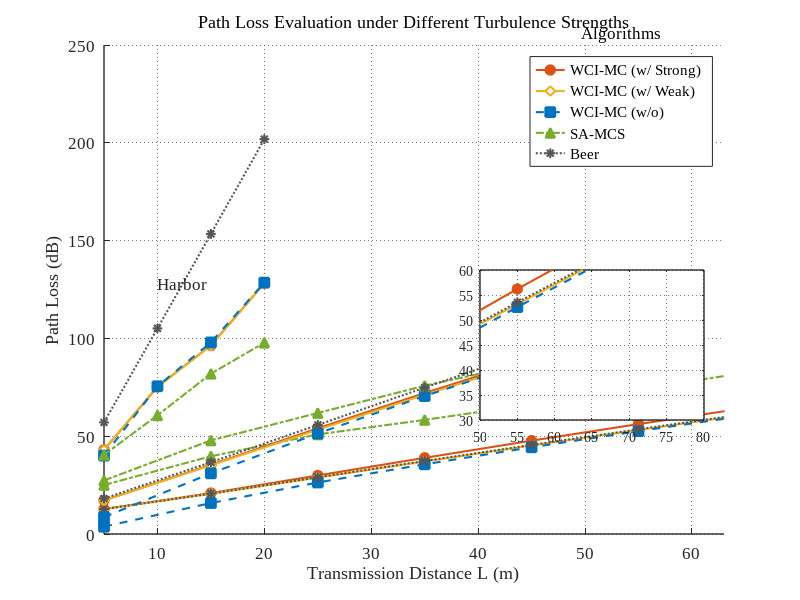
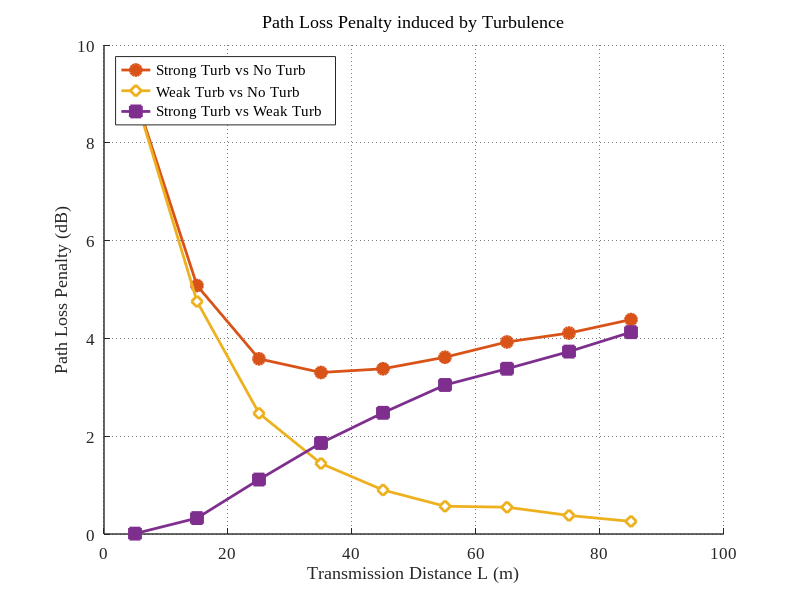
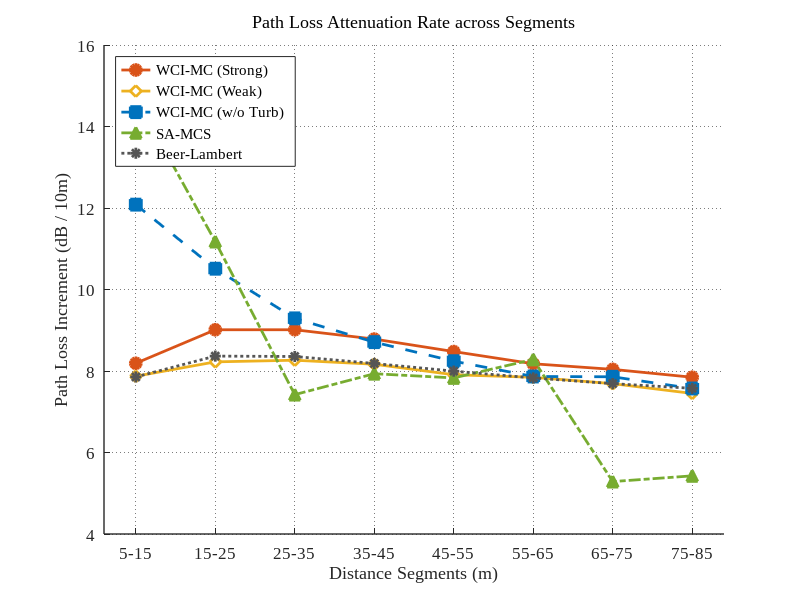

These figures' MATLAB source, in order:
%% Exp2: Plotting Macroscopic Channel Characteristics (Updated with WCI-MC None & SA-MCS)
clc; clear; close all;
        
try
    d_WCI  = load('data_exp2_WCIMC.mat');
    d_None = load('data_exp2_WCIMC_None.mat'); % 替换为无湍流基准数据
    d_MCS  = load('data_exp2_MCS.mat');
catch
    error('未能找到数据文件，请确保先运行 WCIMC, WCIMC_None 及 MCS 仿真脚本。');
end

dist_cell = d_WCI.dist_cell;
num_W = length(dist_cell);

coef_c_arr = [0.1514, 0.398, 2.190]; 
w0 = 0.02;                          
theta_half_div = 0.1 * pi / 180 / 2; 
Rx_Aperture = 0.01;                  
r_rx = Rx_Aperture / 2;              

c_Strong = '#D95319'; 
c_Weak   = '#EDB120'; 
c_NoTurb = '#0072BD'; 
c_MCS    = '#77AC30'; 
c_Beer   = '#555555'; 

short_wt_names = {'Clear', 'Coastal', 'Harbor'}; 

figure('Name', 'Path Loss vs Distance', 'Color', 'w', 'Position', [100, 100, 640, 480]);
hold on;

h_leg = []; 

for w = 1:num_W
    dist_axis = dist_cell{w};
    c_val = coef_c_arr(w);
    wt_name = short_wt_names{w};
    
    % W_geo = w0 + dist_axis .* tan(theta_half_div);
    W_geo = sqrt(w0^2 + (dist_axis .* tan(theta_half_div)).^2);
    geom_loss = 1 - exp(-2 .* (r_rx.^2) ./ (W_geo.^2));
    PL_Beer = -10 * log10(max(exp(-c_val .* dist_axis) .* geom_loss, 1e-300));
    
    h1 = plot(dist_axis, -d_WCI.PL_Cell_WCI_Strong{w}, '-', 'Color', c_Strong, ...
                   'Marker', 'o', 'LineWidth', 1.5, 'MarkerSize', 7, 'MarkerFaceColor', c_Strong);
    h2 = plot(dist_axis, -d_WCI.PL_Cell_WCI_Weak{w}, '-', 'Color', c_Weak, ...
                   'Marker', 'd', 'LineWidth', 1.5, 'MarkerSize', 7, 'MarkerFaceColor', 'w');
    % 替换为无湍流数据的调用
    h3 = plot(dist_axis, -d_None.PL_Cell_WCI_None{w}, '--', 'Color', c_NoTurb, ...
                   'Marker', 's', 'LineWidth', 1.5, 'MarkerSize', 7, 'MarkerFaceColor', c_NoTurb);
    h4 = plot(dist_axis, -d_MCS.PL_Cell_MCS{w}, '-.', 'Color', c_MCS, ...
                   'Marker', '^', 'LineWidth', 1.5, 'MarkerSize', 7, 'MarkerFaceColor', c_MCS);
    h5 = plot(dist_axis, PL_Beer, ':', 'Color', c_Beer, ...
                   'Marker', '*', 'LineWidth', 1.5, 'MarkerSize', 7, 'MarkerFaceColor', c_Beer);
    
    if w == 1
        h_leg = [h1, h2, h3, h4, h5];
    end
    
    x_end = dist_axis(end);
    y_end = -d_WCI.PL_Cell_WCI_Strong{w}(end);
    text(x_end - 10, y_end, wt_name, 'FontSize', 12, 'FontWeight', 'normal', ...
         'Color', '#222222', 'HorizontalAlignment', 'left', 'FontName', 'Times New Roman');
end

grid on; set(gca, 'GridLineStyle', ':', 'GridAlpha', 0.6);
xlabel('Transmission Distance L (m)', 'FontSize', 14, 'FontWeight', 'normal', 'FontName', 'Times New Roman');
ylabel('Path Loss (dB)', 'FontSize', 14, 'FontWeight', 'normal', 'FontName', 'Times New Roman');
title('Path Loss Evaluation under Different Turbulence Strengths', 'FontSize', 14, 'FontWeight', 'normal', 'FontName', 'Times New Roman');
xlim([5, 63]); 
% 更新图例名称 MCS -> SA-MCS
leg_labels = {'WCI-MC (w/ Strong)', 'WCI-MC (w/ Weak)', 'WCI-MC (w/o)', 'SA-MCS', 'Beer'};
lgd = legend(h_leg, leg_labels, 'Location', 'northeast', 'FontSize', 12, 'FontName', 'Times New Roman');
title(lgd, 'Algorithms', 'FontWeight', 'normal', 'FontName', 'Times New Roman');
set(gca, 'FontSize', 12, 'LineWidth', 1, 'FontName', 'Times New Roman');

%%
% =========================================================
% 附加：为纯净海水 (Clear) 绘制局部放大图 (Inset Plot)
% =========================================================
x_zoom = [50, 80];   
y_zoom = [30, 60]; 

ax_inset = axes('Position', [0.6, 0.30, 0.28, 0.25]); 
hold(ax_inset, 'on');
box(ax_inset, 'on');

w_zoom = 1;
dist_zoom = dist_cell{w_zoom};
c_val_zoom = coef_c_arr(w_zoom);

% W_geo_zoom = w0 + dist_zoom .* tan(theta_half_div);
W_geo_zoom = sqrt(w0^2 + (dist_zoom .* tan(theta_half_div)).^2);
geom_loss_zoom = 1 - exp(-2 .* (r_rx.^2) ./ (W_geo_zoom.^2));
PL_Beer_zoom = -10 * log10(max(exp(-c_val_zoom .* dist_zoom) .* geom_loss_zoom, 1e-300));

plot(ax_inset, dist_zoom, -d_WCI.PL_Cell_WCI_Strong{w_zoom}, '-', 'Color', c_Strong, ...
    'Marker', 'o', 'LineWidth', 1.5, 'MarkerSize', 7, 'MarkerFaceColor', c_Strong);
plot(ax_inset, dist_zoom, -d_WCI.PL_Cell_WCI_Weak{w_zoom}, '-', 'Color', c_Weak, ...
    'Marker', 'd', 'LineWidth', 1.5, 'MarkerSize', 7, 'MarkerFaceColor', 'w');
% 替换为无湍流数据的调用
plot(ax_inset, dist_zoom, -d_None.PL_Cell_WCI_None{w_zoom}, '--', 'Color', c_NoTurb, ...
    'Marker', 's', 'LineWidth', 1.5, 'MarkerSize', 7, 'MarkerFaceColor', c_NoTurb);
plot(ax_inset, dist_zoom, -d_MCS.PL_Cell_MCS{w_zoom}, '-.', 'Color', c_MCS, ...
    'Marker', '^', 'LineWidth', 1.5, 'MarkerSize', 7, 'MarkerFaceColor', c_MCS);
plot(ax_inset, dist_zoom, PL_Beer_zoom, ':', 'Color', c_Beer, ...
    'Marker', '*', 'LineWidth', 1.5, 'MarkerSize', 7, 'MarkerFaceColor', c_Beer);

xlim(ax_inset, x_zoom);
ylim(ax_inset, y_zoom);
grid(ax_inset, 'on');
set(ax_inset, 'GridLineStyle', ':', 'GridAlpha', 0.6, 'FontSize', 10, 'LineWidth', 1, 'FontName', 'Times New Roman');

%%
% =========================================================
% 衰减量及衰减率计算与绘图
% =========================================================
w_clear = 1; 
dist_clear = dist_cell{w_clear};

PL_Strong = -d_WCI.PL_Cell_WCI_Strong{w_clear};
PL_Weak   = -d_WCI.PL_Cell_WCI_Weak{w_clear};
% 替换为无湍流数据的调用
PL_NoTurb = -d_None.PL_Cell_WCI_None{w_clear};
PL_MCS    = -d_MCS.PL_Cell_MCS{w_clear};

diff_Strong_NoTurb = PL_Strong - PL_NoTurb;
diff_Weak_NoTurb   = PL_Weak - PL_NoTurb;  
diff_Strong_Weak   = PL_Strong - PL_Weak;  

% diff_Strong_NoTurb = PL_Strong - PL_MCS;
% diff_Weak_NoTurb   = PL_Weak - PL_MCS;  
% diff_Strong_Weak   = PL_Strong - PL_Weak;

% W_geo_clear = w0 + dist_clear .* tan(theta_half_div);
W_geo_clear = sqrt(w0^2 + (dist_clear .* tan(theta_half_div)).^2);
geom_loss_clear = 1 - exp(-2 .* (r_rx.^2) ./ (W_geo_clear.^2));

PL_Beer_clear = -10 * log10(max(exp(-coef_c_arr(w_clear) .* dist_clear) .* geom_loss_clear, 1e-300));

delta_L = diff(dist_clear);
inc10_Strong = (diff(PL_Strong) ./ delta_L) * 10;
inc10_Weak   = (diff(PL_Weak) ./ delta_L) * 10;
inc10_NoTurb = (diff(PL_NoTurb) ./ delta_L) * 10;
inc10_MCS    = (diff(PL_MCS) ./ delta_L) * 10;
inc10_Beer   = (diff(PL_Beer_clear) ./ delta_L) * 10;

fprintf('\n========================================================================\n');
fprintf('纯净海水 (Clear) 场景下各数据点路径衰减及差值统计 (单位: dB)\n');
fprintf('========================================================================\n');
fprintf('%-8s | %-14s | %-14s | %-14s\n', '距离 (m)', '强湍流-无湍流', '弱湍流-无湍流', '强湍流-弱湍流');
fprintf('------------------------------------------------------------------------\n');
for i = 1:length(dist_clear)
    fprintf('%-8.1f | %-14.4f | %-14.4f | %-14.4f\n', ...
        dist_clear(i), diff_Strong_NoTurb(i), diff_Weak_NoTurb(i), diff_Strong_Weak(i));
end
fprintf('========================================================================\n');

fprintf('\n========================================================================================\n');
fprintf('纯净海水 (Clear) 路径衰减每10m增量统计 (单位: dB/10m)\n');
fprintf('========================================================================================\n');
% 更新表头 MCS -> SA-MCS
fprintf('%-12s | %-10s | %-10s | %-10s | %-10s | %-10s\n', '距离段 (m)', '强湍流', '弱湍流', '无湍流', 'SA-MCS', 'Beer解析');
fprintf('----------------------------------------------------------------------------------------\n');
for i = 1:length(delta_L)
    segment_str = sprintf('%.0f-%.0f', dist_clear(i), dist_clear(i+1));
    fprintf('%-12s | %-10.4f | %-10.4f | %-10.4f | %-10.4f | %-10.4f\n', ...
        segment_str, inc10_Strong(i), inc10_Weak(i), inc10_NoTurb(i), inc10_MCS(i), inc10_Beer(i));
end
fprintf('========================================================================================\n');

figure('Name', 'Turbulence Penalty', 'Color', 'w', 'Position', [150, 150, 640, 480]);
hold on;

plot(dist_clear, diff_Strong_NoTurb, '-o', 'Color', c_Strong, 'LineWidth', 2, 'MarkerSize', 8, 'MarkerFaceColor', c_Strong);
plot(dist_clear, diff_Weak_NoTurb, '-d', 'Color', c_Weak, 'LineWidth', 2, 'MarkerSize', 8, 'MarkerFaceColor', 'w');
plot(dist_clear, diff_Strong_Weak, '-s', 'Color', '#7E2F8E', 'LineWidth', 2, 'MarkerSize', 8, 'MarkerFaceColor', '#7E2F8E');

grid on; set(gca, 'GridLineStyle', ':', 'GridAlpha', 0.6);
xlabel('Transmission Distance L (m)', 'FontSize', 14, 'FontWeight', 'normal', 'FontName', 'Times New Roman');
ylabel('Path Loss Penalty (dB)', 'FontSize', 14, 'FontWeight', 'normal', 'FontName', 'Times New Roman');
title('Path Loss Penalty induced by Turbulence', 'FontSize', 14, 'FontWeight', 'normal', 'FontName', 'Times New Roman');
legend({'Strong Turb vs No Turb', 'Weak Turb vs No Turb', 'Strong Turb vs Weak Turb'}, ...
       'Location', 'northwest', 'FontSize', 12, 'FontName', 'Times New Roman');
set(gca, 'FontSize', 12, 'LineWidth', 1, 'FontName', 'Times New Roman');

figure('Name', 'Path Loss Increment per 10m', 'Color', 'w', 'Position', [200, 200, 640, 480]);
hold on;

L_mid = (dist_clear(1:end-1) + dist_clear(2:end)) / 2;

plot(L_mid, inc10_Strong, '-o', 'Color', c_Strong, 'LineWidth', 2, 'MarkerSize', 8, 'MarkerFaceColor', c_Strong);
plot(L_mid, inc10_Weak, '-d', 'Color', c_Weak, 'LineWidth', 2, 'MarkerSize', 8, 'MarkerFaceColor', 'w');
plot(L_mid, inc10_NoTurb, '--s', 'Color', c_NoTurb, 'LineWidth', 2, 'MarkerSize', 8, 'MarkerFaceColor', c_NoTurb);
plot(L_mid, inc10_MCS, '-.^', 'Color', c_MCS, 'LineWidth', 2, 'MarkerSize', 8, 'MarkerFaceColor', c_MCS);
plot(L_mid, inc10_Beer, ':*', 'Color', c_Beer, 'LineWidth', 2, 'MarkerSize', 8, 'MarkerFaceColor', c_Beer);

grid on; set(gca, 'GridLineStyle', ':', 'GridAlpha', 0.6);

xtick_labels = cell(1, length(delta_L));
for i = 1:length(delta_L)
    xtick_labels{i} = sprintf('%.0f-%.0f', dist_clear(i), dist_clear(i+1));
end

set(gca, 'XTick', L_mid, 'XTickLabel', xtick_labels);
xlim([L_mid(1)-4, L_mid(end)+4]);

xlabel('Distance Segments (m)', 'FontSize', 14, 'FontWeight', 'normal', 'FontName', 'Times New Roman');
ylabel('Path Loss Increment (dB / 10m)', 'FontSize', 14, 'FontWeight', 'normal', 'FontName', 'Times New Roman');
title('Path Loss Attenuation Rate across Segments', 'FontSize', 14, 'FontWeight', 'normal', 'FontName', 'Times New Roman');
% 更新图例名称 MCS -> SA-MCS
legend({'WCI-MC (Strong)', 'WCI-MC (Weak)', 'WCI-MC (w/o Turb)', 'SA-MCS', 'Beer-Lambert'}, ...
       'Location', 'northwest', 'FontSize', 12, 'FontName', 'Times New Roman');
set(gca, 'FontSize', 12, 'LineWidth', 1, 'FontName', 'Times New Roman');
